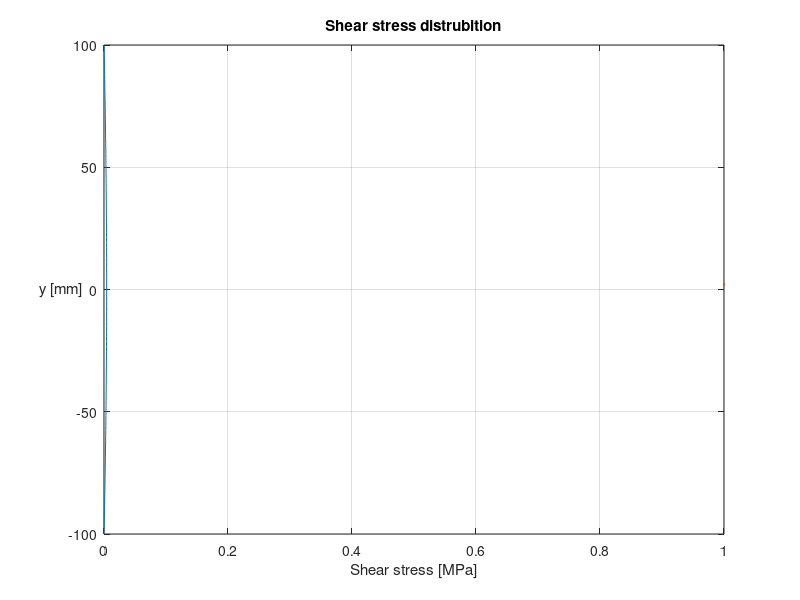

Reproduce this figure in MATLAB.

y = linspace(-100,100,100);

V = 100;
c = 100;

tau = (4*V)./(3*pi.*c.^4).*(c.^2-y.^2);

plot(tau,y,LineWidth=2)

grid on
title('Shear stress distrubition')
xlabel('Shear stress [MPa]')
ylabel('y [mm]')
hYLabel = get(gca,'YLabel');
set(hYLabel,'rotation',0,'VerticalAlignment','middle')
